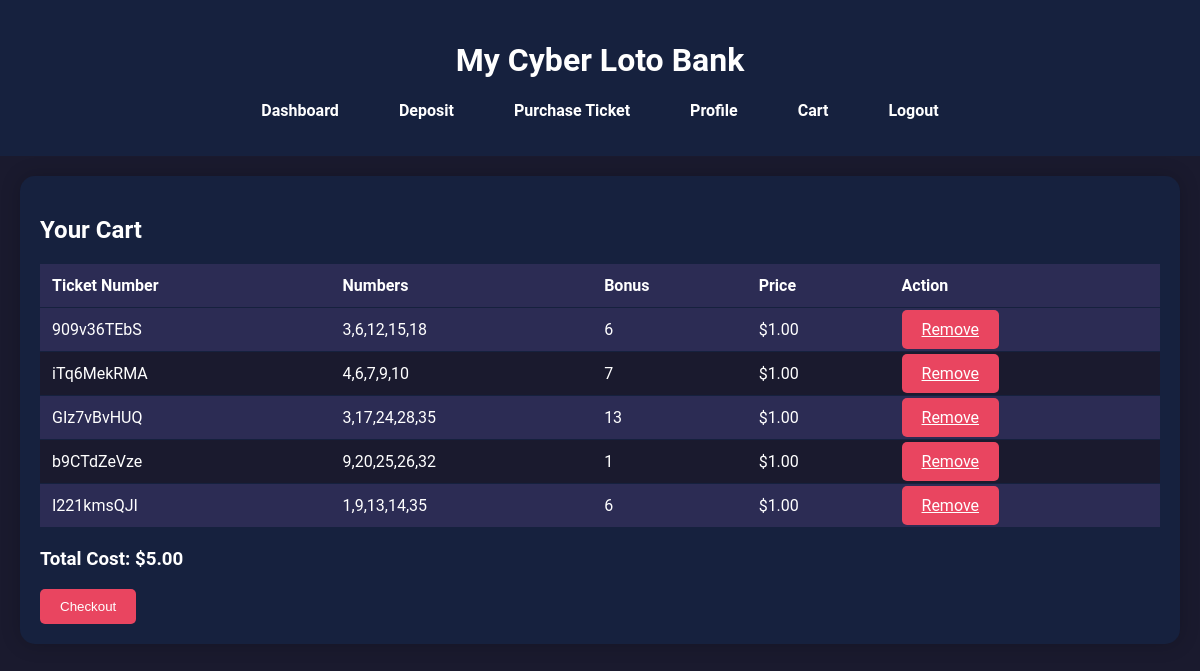
The app's page /cart/ (signed in) with its own data.
### core/models.py (models this page shows, shortened)
class CartItem(models.Model):
    cart = models.ForeignKey(Cart, on_delete=models.CASCADE)
    ticket = models.ForeignKey(Ticket, on_delete=models.CASCADE)

class Ticket(models.Model):
    user = models.ForeignKey(User, on_delete=models.CASCADE)
    ticket_number = models.CharField(max_length=10, unique=True, blank=True)
    numbers = models.CharField(max_length=20)
    bonus = models.IntegerField()
    purchase_date = models.DateTimeField(auto_now_add=True)
    price = models.DecimalField(max_digits=6, decimal_places=2, default=1.00)
    is_purchased = models.BooleanField(default=False)

### core/views.py (the view)
# urls.py: path('cart/', views.view_cart, name='view_cart'),
@login_required
def view_cart(request):
    cart, _ = Cart.objects.get_or_create(user=request.user)
    cart_items = CartItem.objects.filter(cart=cart)
    total_cost = sum(item.ticket.price for item in cart_items)
    return render(request, 'core/cart.html', {'cart_items': cart_items, 'total_cost': total_cost})

### core/templates/core/cart.html (shortened to what this page needs)
{% extends "base_generic.html" %}
{% load static %}
{% block content %}
<div class="container">
    <div class="frame">
        <h2>Your Cart</h2>
        <table class="table">
            <thead>
                <tr>
                    <th>Ticket Number</th>
                    <th>Numbers</th>
                    <th>Bonus</th>
                    <th>Price</th>
                    <th>Action</th>
                </tr>
            </thead>
            <tbody>
                {% for item in cart_items %}
                <tr>
                    <td>{{ item.ticket.ticket_number }}</td>
                    <td>{{ item.ticket.numbers }}</td>
                    <td>{{ item.ticket.bonus }}</td>
                    <td>${{ item.ticket.price }}</td>
                    <td>
                        <a href="{% url 'remove_from_cart' item.id %}" class="btn btn-danger">Remove</a>
                    </td>
                </tr>
                {% endfor %}
            </tbody>
        </table>
        <h3>Total Cost: ${{ total_cost }}</h3>
        <form method="post" action="{% url 'checkout' %}">
            <button type="submit" class="btn btn-success">Checkout</button>
        </form>
    </div>
</div>
{% endblock %}

### core/templates/base_generic.html (shortened to what this page needs)
<!DOCTYPE html>
<html lang="en">
<head>
    {% load static %}
    <link rel="stylesheet" href="{% static 'core/style.css' %}">
</head>
<body>
    <header>
        <div class="header-container">
            <h1>My Cyber Loto Bank</h1>
            <nav>
                <ul class="navbar">
                    <li><a href="{% url 'dashboard' %}">Dashboard</a></li>
                    <li><a href="{% url 'deposit' %}">Deposit</a></li>
                    <li><a href="{% url 'purchase_ticket' %}">Purchase Ticket</a></li>
                    <li><a href="{% url 'profile' %}">Profile</a></li>
                    <li><a href="{% url 'view_cart' %}">Cart</a></li>
                    <li><a href="{% url 'logout' %}">Logout</a></li>
                </ul>
            </nav>
        </div>
    </header>
    <main class="wrapper">
        {% block content %}
        {% endblock %}
    </main>
</body>
</html>

### core/static/core/style.css (style rules this page uses)
:root { --primary-dark: #1A1A2E; --primary-light: #16213E; --accent-1: #0F3460; --accent-2: #E94560; --text-light: #FFFFFF; --text-dark: #1A1A2E; --success: #4CAF50; --warning: #FFC107; --table-row-odd: #2C2C54; --table-row-even: #1A1A2E; }
body { font-family: 'Roboto', Arial, sans-serif; display: flex; flex-direction: column; min-height: 100vh; background-color: var(--primary-dark); color: var(--text-light); margin: 0; padding: 0; }
h1, h2, h3, h4, h5, h6 { color: var(--text-light); }
.header-container { background-color: var(--primary-light); padding: 20px; text-align: center; }
nav { margin-top: 10px; }
.navbar { list-style-type: none; padding: 0; display: flex; justify-content: center; gap: 20px; }
.navbar li { display: inline; }
.navbar a { color: var(--text-light); text-decoration: none; font-weight: bold; padding: 10px 20px; border-radius: 5px; transition: background-color 0.3s ease; }
.frame { background-color: var(--primary-light); border-radius: 15px; box-shadow: 0 0 20px rgba(0, 0, 0, 0.2); padding: 20px; margin: 20px; }
.btn { background-color: var(--accent-2); color: var(--text-light); border: none; padding: 10px 20px; border-radius: 5px; cursor: pointer; transition: background-color 0.3s ease; }
.table { width: 100%; border-collapse: collapse; margin: 20px 0; }
.table th, .table td { padding: 12px; text-align: left; border-bottom: 1px solid var(--primary-light); }
.table tr:nth-child(odd) { background-color: var(--table-row-odd); }
.table tr:nth-child(even) { background-color: var(--table-row-even); }

### records on screen
CartItem: ticket.ticket_number "909v36TEbS", ticket.numbers "3,6,12,15,18", ticket.bonus "6", ticket.price "1.00"
CartItem: ticket.ticket_number "iTq6MekRMA", ticket.numbers "4,6,7,9,10", ticket.bonus "7", ticket.price "1.00"
CartItem: ticket.ticket_number "GIz7vBvHUQ", ticket.numbers "3,17,24,28,35", ticket.bonus "13", ticket.price "1.00"
CartItem: ticket.ticket_number "b9CTdZeVze", ticket.numbers "9,20,25,26,32", ticket.bonus "1", ticket.price "1.00"
CartItem: ticket.ticket_number "I221kmsQJI", ticket.numbers "1,9,13,14,35", ticket.bonus "6", ticket.price "1.00"

### other values on screen
{{ total_cost }} "5.00"
